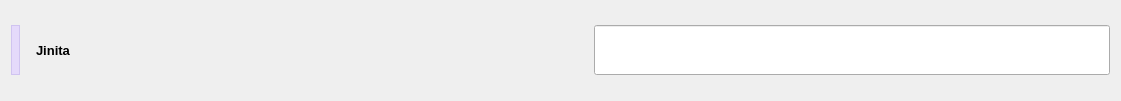
               <widget class="QWidget" name="horizontalLayoutWidget">
                <property name="geometry">
                 <rect>
                  <x>30</x>
                  <y>230</y>
                  <width>1121</width>
                  <height>101</height>
                 </rect>
                </property>
                <layout class="QHBoxLayout" name="horizontalLayout">
                 <item>
                  <widget class="QLabel" name="ProfilePic">
                   <property name="enabled">
                    <bool>true</bool>
                   </property>
                   <property name="maximumSize">
                    <size>
                     <width>50</width>
                     <height>50</height>
                    </size>
                   </property>
                   <property name="styleSheet">
                    <string notr="true">QLabel#ProfilePic {
    width: 50px; /* Palitan ayon sa gusto mong laki */
    height: 50px;
    border-radius: 25px; /* Kalahati ng width/height para maging bilog */
    background-color: #E5DAFB; /* Light purple background */
    border: 1px solid #D0C4F0; /* Optional: Light border */
}
</string>
                   </property>
                   <property name="text">
                    <string/>
                   </property>
                   <property name="pixmap">
                    <pixmap resource="icons.qrc">:/new/newPrefix/Resources/user.png</pixmap>
                   </property>
                   <property name="scaledContents">
                    <bool>true</bool>
                   </property>
                  </widget>
                 </item>
                 <item>
                  <spacer name="horizontalSpacer">
                   <property name="orientation">
                    <enum>Qt::Orientation::Horizontal</enum>
                   </property>
                   <property name="sizeType">
                    <enum>QSizePolicy::Policy::Maximum</enum>
                   </property>
                   <property name="sizeHint" stdset="0">
                    <size>
                     <width>10</width>
                     <height>20</height>
                    </size>
                   </property>
                  </spacer>
                 </item>
                 <item>
                  <widget class="QLabel" name="ProfileName">
                   <property name="font">
                    <font>
                     <pointsize>10</pointsize>
                     <bold>true</bold>
                    </font>
                   </property>
                   <property name="styleSheet">
                    <string notr="true">color: rgb(0, 0, 0);</string>
                   </property>
                   <property name="text">
                    <string>Jinita</string>
                   </property>
                   <property name="scaledContents">
                    <bool>true</bool>
                   </property>
                  </widget>
                 </item>
                 <item>
                  <spacer name="horizontalSpacer_2">
                   <property name="orientation">
                    <enum>Qt::Orientation::Horizontal</enum>
                   </property>
                   <property name="sizeHint" stdset="0">
                    <size>
                     <width>40</width>
                     <height>20</height>
                    </size>
                   </property>
                  </spacer>
                 </item>
                 <item>
                  <widget class="QLineEdit" name="UploadPic">
                   <property name="minimumSize">
                    <size>
                     <width>0</width>
                     <height>50</height>
                    </size>
                   </property>
                   <property name="styleSheet">
                    <string notr="true"/>
                   </property>
                   <property name="inputMask">
                    <string/>
                   </property>
                   <property name="text">
                    <string/>
                   </property>
                   <property name="cursorPosition">
                    <number>0</number>
                   </property>
                  </widget>
                 </item>
                </layout>
               </widget>
